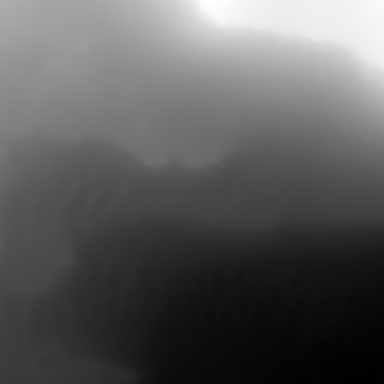
#> input picture data/mars/jezero/elevation.tif, 384 x 384 px, given in place of mola_2880,1440.tif, which was not available
$ python align_fine.py ../../../data/mars/jezero
#> lines starting #> are read from the running program, lines starting #| are printed output that depends on the picture
import sys, numpy as np, tifffile
from PIL import Image
raw=sys.argv[1]
dem=tifffile.imread(raw+"/dem/mola_2880,1440.tif").astype(float)
#> dem: shape (384, 384) float64; min -2544.6, max -2471.8, mean -2518.4
img=Image.open(raw+"/tiles/Mars_MGS_MOLA_ClrShade_merge_global_463m_z3_mosaic.png").convert("L")
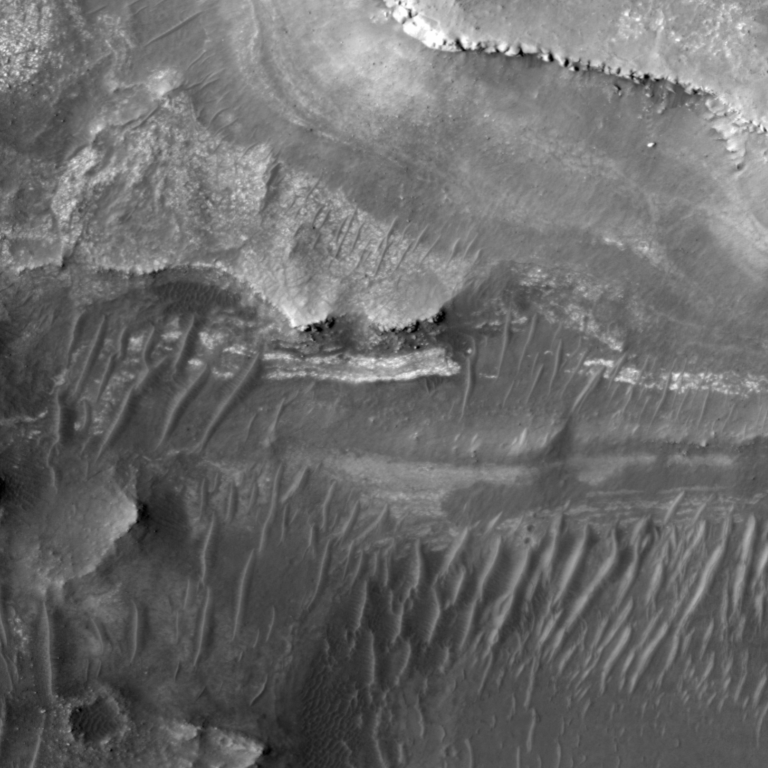
#> input picture data/mars/jezero/imagery.tif, 1536 x 1536 px, given in place of Mars_MGS_MOLA_ClrShade_merge_global_463m_z3_mosaic.png, which was not available (shown at 1/2 size)
#> img is the input picture: PIL image 1536x1536 L; min 1, max 254, mean 106.8
lum=np.asarray(img.resize((2880,1440),Image.BILINEAR),float)
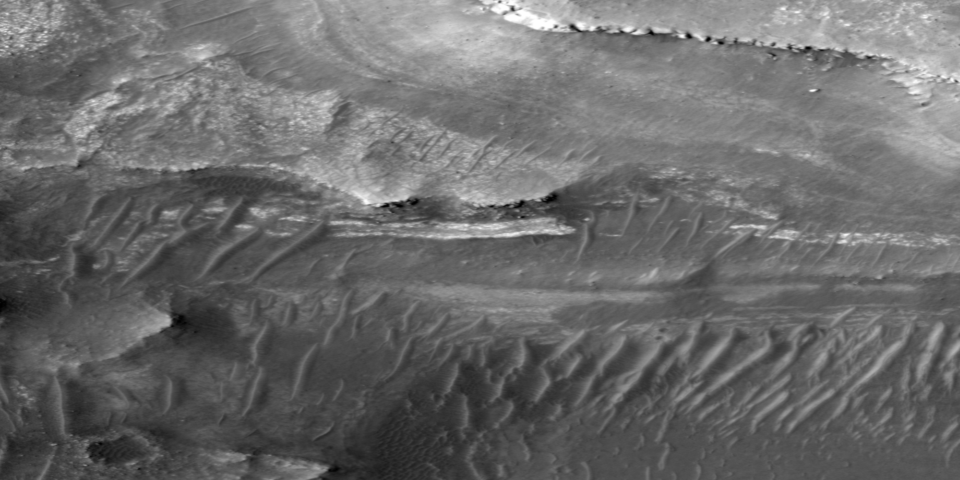
#> lum: shape (1440, 2880) float64 (shown at 1/3 size); min 1, max 254, mean 106.8
g=lambda x: np.hypot(*np.gradient(x))
band=slice(240,1200)
A=g(lum)[band]; A=(A-A.mean())/A.std(); G=g(dem)
#> after `A = g(lum)[band]`:
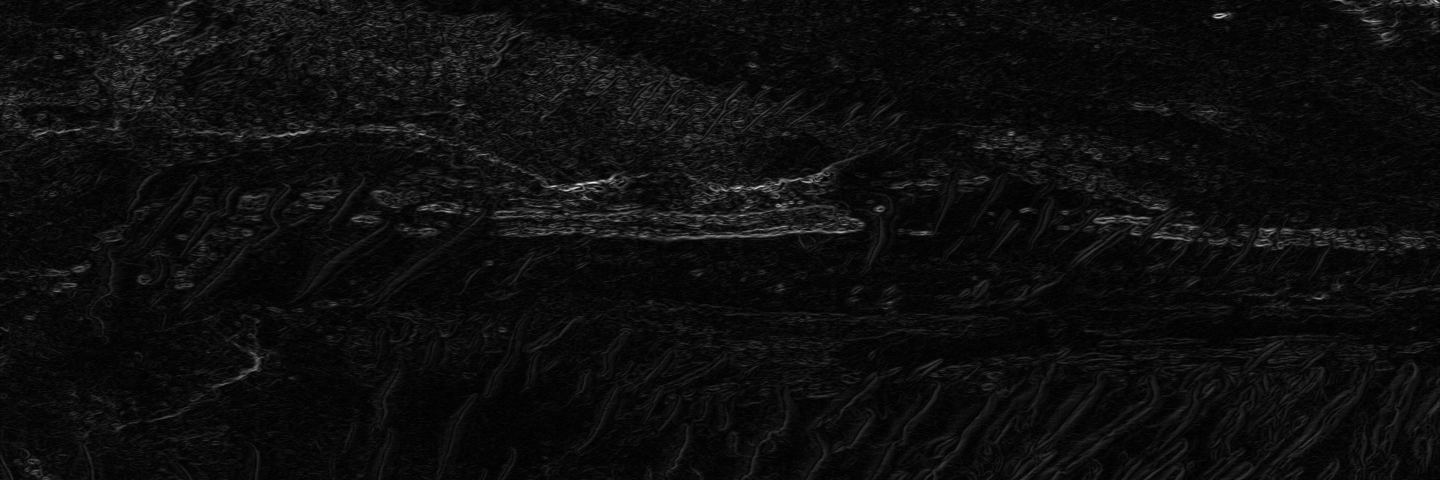
#> A: shape (960, 2880) float64 (shown at 1/2 size); min 0, max 45.63, mean 2.5; drawn with min black and max white
#> after `G = g(dem)`:
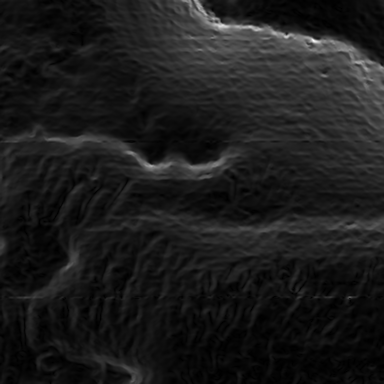
#> G: shape (384, 384) float64; min 0.000488, max 1.51, mean 0.168; drawn with min black and max white
out=[]
for dy in range(-3,4):
  for dx in range(-3,4):
#> (the run stopped early here; a loop or call above may not have finished)
